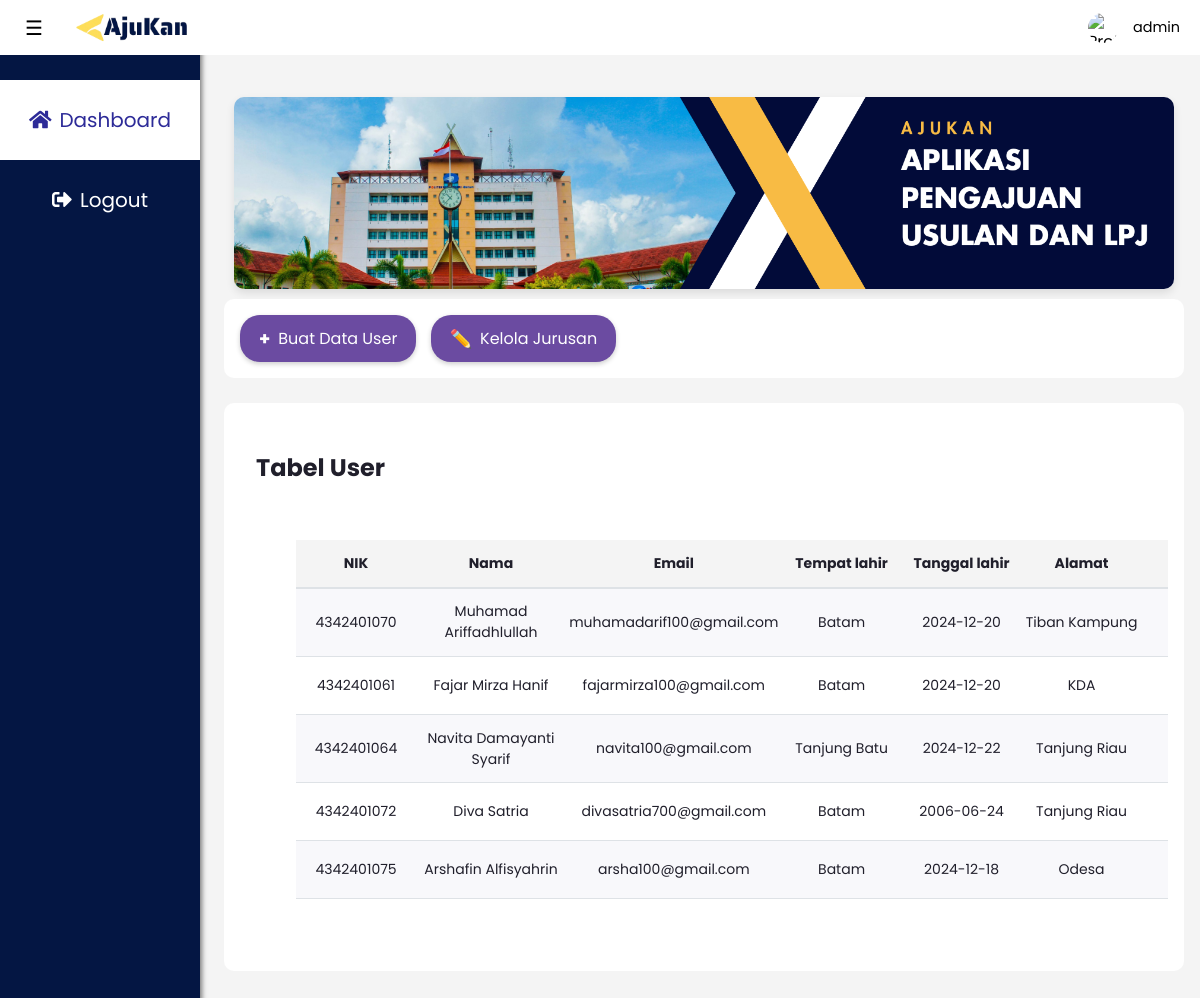
/views/dashboard/admin/dashboard_admin.php (signed in), run on the app's committed database.
### tables this page shows
CREATE TABLE `user` (
  `user_id` int(11) NOT NULL,
  `nik` varchar(20) NOT NULL,
  `nama` varchar(255) NOT NULL,
  `email` varchar(255) NOT NULL,
  `tempat_lahir` varchar(255) NOT NULL,
  `tanggal_lahir` date NOT NULL,
  `alamat` text NOT NULL,
  `password` varchar(255) NOT NULL,
  `role` enum('karyawan','manajer') NOT NULL,
  `admin_id` int(11) DEFAULT NULL,
  `foto_profil` varchar(255) DEFAULT NULL
);

### views/dashboard/admin/dashboard_admin.php (the view, shortened to what this page needs)
<?php
$user_id = $_SESSION['user_id'];
$host = "localhost";
$username = "root";
$password = "";
$database = "db_ajukan";
$koneksi = mysqli_connect($host, $username, $password, $database);
$query = "SELECT admin_id, nama, email, password, nomor_telepon
        FROM admin
        WHERE admin_id = '$user_id'";
$result = mysqli_query($koneksi, $query);
$user = mysqli_fetch_assoc($result);
$query = "SELECT * FROM user ORDER BY user_id DESC";
$result = mysqli_query($koneksi, $query);
?>
<!DOCTYPE html>
<html lang="en">
<head>
    <link rel="stylesheet" href="/assets/css/style.css">
    <link rel="stylesheet" href="https://cdnjs.cloudflare.com/ajax/libs/font-awesome/5.15.3/css/all.min.css">
    <link rel="stylesheet" href="/lib/datatables/dataTables.css">
</head>
<body>
    <nav class="navbar">
        <img class="logo" src="/assets/images/Logo_Ajukan.png" alt="Ajukan" style="width: fit-content;">
        <div class="profile">
            <img class="profile-image" src="https://web.rupa.ai/wp-content/uploads/2023/08/aruna3619_Elegant_black_and_white_profesional_photo_of_a_young__46c0ef4a-ba0a-4e23-af98-c824d9b7127d.png" alt="Profile Image">
            <p class="profile-name"><?php echo $user['nama']; ?></p>
        </div>
    </nav>
    <label for="toggle" class="side-toggle">&#9776;</label>
    <div class="sidebar">
        <div class="sidebar-menu">
            <a href="/views/dashboard/admin/dashboard_admin.php" class="switch-button active">
                <span class="fas fa-home"></span>
                <span class="label"> Dashboard</span>
            </a>
        </div>
        <div class="sidebar-menu">
            <a href="/views/auth/logout.php" class="switch-button">
                <span class="fas fa-sign-out-alt"></span>
                <span class="label"> Logout</span>
            </a>
        </div>
        <br>
        <br>
    </div>
    <main>
    <div class="banner-card"></div>
        <div class="dashboard-container1">
            <div class="card totall">
                <div class="info">
                    <div class="info-detail">
    <div class="info-detail">
        <div class="button-container">
            <a href="/views/administrator/form_user.php">
                <button class="training-button">
                    <span class="plus-icon">+</span> Buat Data User
                </button>
            </a>
        </div>
        <div class="button-container">
            <a href="/views/administrator/kelola_jurusan.php">
                <button class="training-button">
                    <span class="plus-icon">✏️</span> Kelola Jurusan
                </button>
            </a>
        </div>
    </div>
                    </div>
                </div>
            </div>
        </div>
        <br>
        <div class="card totall">
            <div class="card detail">
                <div class="detail-header">
                    <h2>Tabel User</h2>
                </div>
                <div class="table-container">
                    <table>
                        <thead>
                            <tr>
                                <th>NIK</th>
                                <th>Nama</th>
                                <th>Email</th>
                                <th>Tempat lahir</th>
                                <th>Tanggal lahir</th>
                                <th>Alamat</th>
                                <th>Role</th>
                            </tr>
                        </thead>
                        <tbody>
                            <?php while($row = mysqli_fetch_assoc($result)) { ?>
                                <tr>
                                    <td><?php echo htmlspecialchars($row['nik']); ?></td>
                                    <td><?php echo htmlspecialchars($row['nama']); ?></td>
                                    <td><?php echo htmlspecialchars($row['email']); ?></td>
                                    <td><?php echo htmlspecialchars($row['tempat_lahir']); ?></td>
                                    <td><?php echo htmlspecialchars($row['tanggal_lahir']); ?></td>
                                    <td><?php echo htmlspecialchars($row['alamat']); ?></td>
                                    <td><?php echo htmlspecialchars($row['role']); ?></td>
                                </tr>
                            <?php } ?>
                        </tbody>
                    </table>
                </div>
            </div>
        </div>
    </main>
</body>
</html>

### assets/css/style.css (style rules this page uses)
* { margin: 0; padding: 0; box-sizing: border-box; outline: none; font-family: "poppins", sans-serif; }
body { background-color: #f4f4f4; }
h2 { font: 18px; padding: 15px 0; }
.navbar { display: flex; position: fixed; justify-content: space-between; align-items: center; width: 100%; height: 55px; top: 0; left: 0; background-color: #fff; z-index: 2; padding-left: 4.5em; margin: 0 auto; }
.navbar img { width: 30px; height: 30px; object-fit: fill; margin-right: 10px; }
.profile { display: flex; align-items: center; gap: 5px; flex-wrap: wrap; padding-right: 20px; }
.profile-name { font-size: 0.9rem; word-break: break-word; flex: 1; }
.profile-image { width: 30px; height: 30px; object-fit: cover; border-radius: 50%; }
.navbar .profile { margin-left: auto; }
.profile-name { font-size: 0.9rem; word-break: break-word; }
.side-toggle { position: fixed; z-index: 2; top: 13px; left: 25px; float: right; font-size: 20px; cursor: pointer; }
.sidebar { position: fixed; height: 100%; width: 200px; left: 0; top: 0; padding: 80px 0 20px 0; color: #fff; background-color: #041643; box-shadow: 2px 0 5px rgba(0, 0, 0, 0.5); transition: all 0.2s ease-in-out; }
.sidebar-menu { display: flex; align-items: center; width: auto; cursor: pointer; transition: all 0.2s ease-in-out; }
.switch-button { display: flex; width: 200px; height: 80px; font-size: 20px; cursor: pointer; color: #ffffff; align-items: center; transition: all 0.2s ease-in-out; justify-content: center; text-decoration: none; gap: 8px; }
.switch-button.active { background-color: white; color: #2d2b98; }
main { min-height: 100%; padding: 2rem 1rem 2rem 14rem; color: #201f2b; margin-top: 55px; }
.card { background-color: #fff; padding: 1rem; border-radius: 10px; }
.detail { grid-area: detail; overflow-x: auto; }
.info { display: grid; grid-auto-flow: column; justify-content: space-between; align-items: center; }
.detail-header { display: grid; grid-auto-flow: column; justify-content: space-between; align-items: center; }
.detail table { width: 100%; border-collapse: collapse; }
.detail table tr:nth-child(odd) { background-color: #f8f8fb; }
.detail table th { background-color: #f4f4f4; }
.detail table th, .detail table td { padding: 0.8rem 0.2rem; text-align: center; min-width: 120px; font-size: 14px; }
.detail table tr td:nth-child(2), .detail table tr td:nth-child(3) { min-width: 150px; }
.training-button { display: flex; align-items: center; padding: 10px 19px; font-size: 16px; color: #ffffff; background-color: #6b4ba1; border: none; border-radius: 20px; cursor: pointer; box-shadow: 0px 2px 5px rgba(0, 0, 0, 0.2); outline: none; transition: background-color 0.3s ease; }
.training-button .plus-icon { margin-right: 8px; font-weight: bold; font-size: 18px; }
.banner-card { background-color: rgba(255,255,255,0.8); border-radius: 10px; box-shadow: 0 4px 8px rgba(0,0,0,0.1); padding: 10%; text-align: center; margin: 10px; background-image: url('/assets/images/Banner-ajukan.png'); background-size: cover; background-repeat: no-repeat; background-position: center; }
a { text-decoration: none; }

### views/dashboard/admin/dashboard_admin.php (style rules this page uses)
.table-container { padding: 20px; background: white; border-radius: 8px; margin: 20px; }
table { width: 100%; border-collapse: collapse; }
th { background-color: #f8f9fa; padding: 12px; text-align: left; border-bottom: 2px solid #dee2e6; }
td { padding: 12px; border-bottom: 1px solid #dee2e6; }
.button-container { display: inline-block; margin-right: 10px; }

### data on the page
user: nik "4342401070", nama "Muhamad Ariffadhlullah", email "muhamadarif100@gmail.com", tempat_lahir "Batam", tanggal_lahir "2024-12-20", alamat "Tiban Kampung"
user: nik "4342401061", nama "Fajar Mirza Hanif", email "fajarmirza100@gmail.com", tempat_lahir "Batam", tanggal_lahir "2024-12-20", alamat "KDA"
user: nik "4342401064", nama "Navita Damayanti Syarif", email "navita100@gmail.com", tempat_lahir "Tanjung Batu", tanggal_lahir "2024-12-22", alamat "Tanjung Riau"
user: nik "4342401072", nama "Diva Satria", email "divasatria700@gmail.com", tempat_lahir "Batam", tanggal_lahir "2006-06-24", alamat "Tanjung Riau"
user: nik "4342401075", nama "Arshafin Alfisyahrin", email "arsha100@gmail.com", tempat_lahir "Batam", tanggal_lahir "2024-12-18", alamat "Odesa"

### other printed values
$user['nama'] "admin"
